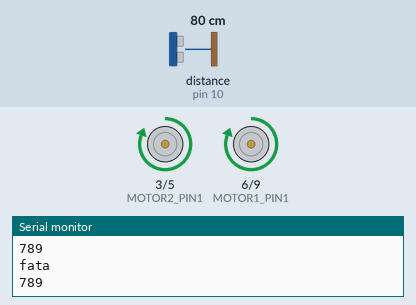
Simulated run of this sketch. Board: Arduino Uno, built with avr-gcc and run on an emulated ATmega328P. Shown: motor-driver pin pairs drawn as motors (green arrow = first pin HIGH = forward, orange = second pin HIGH = backward, longer = more drive), the last lines printed to the serial monitor. Wiring (inferred from the names in the program): ultrasonic range finder: trigger pin 11; echo pin 10. The test bench sets the inputs (shaded band); at power-on: distance to the obstacle (sensor on pin 10) 80 cm. The echo pulse lasts 58.3 µs per cm.

Above: at 1.2 s.
1.3 s: distance to the obstacle (sensor on pin 10) set to 44 cm
4.3 s: distance to the obstacle (sensor on pin 10) set to 37 cm
At 5.0 s:
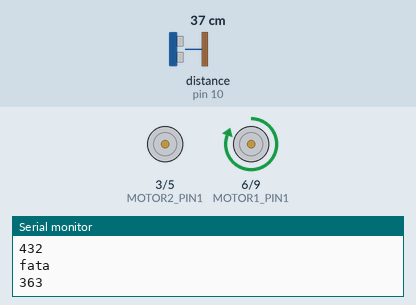
7.3 s: distance to the obstacle (sensor on pin 10) set to 22 cm
10.3 s: distance to the obstacle (sensor on pin 10) set to 18 cm
At 11.3 s:
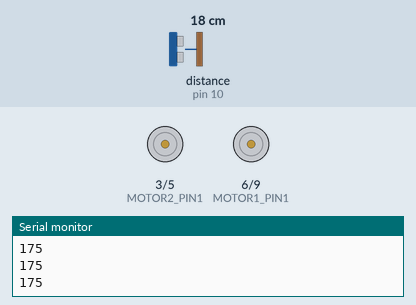
12.2 s: distance to the obstacle (sensor on pin 10) set to 12 cm
13.7 s: distance to the obstacle (sensor on pin 10) set to 9 cm
At 15.1 s:
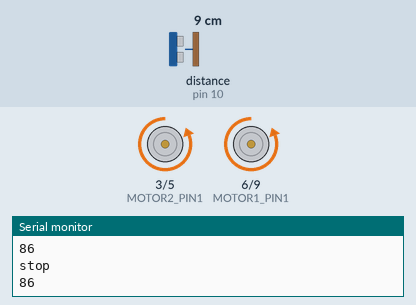
Timing chart, 0 to 16.2 s (numbered marks = the images above; inputs shaded):
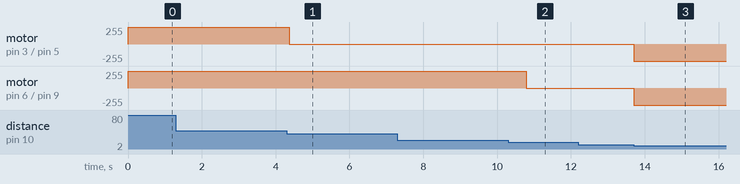

The sketch:

first_move_auto.ino
```cpp
// (licence header left out)
#define MOTOR2_PIN1 3
#define MOTOR2_PIN2 5
#define MOTOR1_PIN1 6
#define MOTOR1_PIN2 9
#define ECHO_PIN 10
#define TRIG_PIN 11
#define MIN_DISTANCE 200
#define MAX_DISTANCE 400
#define STOP_DISTANCE 100
int goneLeft = 0;

unsigned long calculateDistance(int trigPin, int echoPin) {
  //set the trigPin to LOW
  digitalWrite(trigPin, LOW);
  delayMicroseconds(2);
  // Sets the trigPin on HIGH state for 10 micro seconds
  digitalWrite(trigPin, HIGH);
  delayMicroseconds(50);
  digitalWrite(trigPin, LOW);
  // Reads the echoPin, returns the sound wave travel time in microseconds
  // Calculating the distance
  unsigned long Time_Echo_us = pulseIn(echoPin, HIGH);  //calculate the pulse width at EchoPin,
  if ((Time_Echo_us < 60000) && (Time_Echo_us > 1))     //a valid pulse width should be between (1, 60000).
  {
    return (Time_Echo_us * 34 / 100) / 2;
  }
  else {
    Serial.println("err");
    return MAX_DISTANCE;
  }
}

void go(int speedLeft, int speedRight) {
  if (speedLeft == 0 && speedRight == 0) {
    analogWrite(MOTOR1_PIN1, 0);
    analogWrite(MOTOR1_PIN2, 0);
    analogWrite(MOTOR2_PIN1, 0);
    analogWrite(MOTOR2_PIN2, 0);
    return;
  }
  if (speedLeft > 0) {
    analogWrite(MOTOR1_PIN1, speedLeft);
    analogWrite(MOTOR1_PIN2, 0);
  }
  else {
    analogWrite(MOTOR1_PIN1, 0);
    analogWrite(MOTOR1_PIN2, -speedLeft);
  }

  if (speedRight > 0) {
    analogWrite(MOTOR2_PIN1, speedRight);
    analogWrite(MOTOR2_PIN2, 0);
  }
  else {
    analogWrite(MOTOR2_PIN1, 0);
    analogWrite(MOTOR2_PIN2, -speedRight);
  }
}
void setup() {
  pinMode(MOTOR1_PIN1, OUTPUT);
  pinMode(MOTOR1_PIN2, OUTPUT);
  pinMode(MOTOR2_PIN1, OUTPUT);
  pinMode(MOTOR2_PIN2, OUTPUT);
  pinMode(ECHO_PIN, INPUT);
  pinMode(TRIG_PIN, OUTPUT);
  Serial.begin(9600);
}

void loop() {

  int distance = calculateDistance(TRIG_PIN,ECHO_PIN);
  Serial.println(distance);
  if(distance < MAX_DISTANCE && distance > MIN_DISTANCE) {
    go(255, 0);
    delay(800);
    go(0,0);
    goneLeft = goneLeft + 1;
    Serial.println("left");
  } else if (distance < STOP_DISTANCE){
    go(-255,-255);
    delay(1000);
    Serial.println("stop");
  } else if (distance > MAX_DISTANCE) {
    if (goneLeft > 0) {
      go(0,255);
      delay(800);
      go(0,0);
      goneLeft = goneLeft - 1;
      Serial.println("right");
      return;
    }
    go(255,255);
    delay(100);
    go(0,0);
    Serial.println("fata");
  }
}
```

Measured:
- the behaviour switches between 41 and 40 cm on distance to the obstacle (sensor on pin 10) (found by bisection; images 0 and 1)
- the behaviour switches between 21 and 20 cm on distance to the obstacle (sensor on pin 10) (found by bisection; images 1 and 2)
- the behaviour switches between 11 and 10 cm on distance to the obstacle (sensor on pin 10) (found by bisection; images 2 and 3)
- after the input at 4.3 s, motor on pin 3 (MOTOR2_PIN1) / pin 5 (MOTOR2_PIN2): forward 255/255 → stopped after 0.07 s
- after the input at 10.3 s, motor on pin 6 (MOTOR1_PIN1) / pin 9 (MOTOR1_PIN2): forward 255/255 → stopped after 0.49 s
- after the input at 13.7 s, motor on pin 3 (MOTOR2_PIN1) / pin 5 (MOTOR2_PIN2), motor on pin 6 (MOTOR1_PIN1) / pin 9 (MOTOR1_PIN2): stopped → backward 255/255 at once
